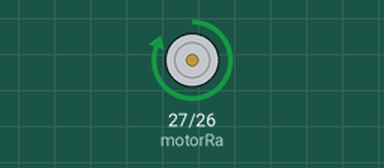
Recording of a sketch running on a simulated ESP32. Shown: motor-driver pin pairs drawn as motors (green arrow = first pin HIGH = forward, orange = second pin HIGH = backward, longer = more drive).

Above: at 1.0 s.
At 6.0 s:
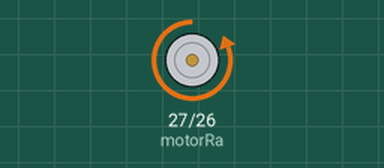
At 8.5 s:
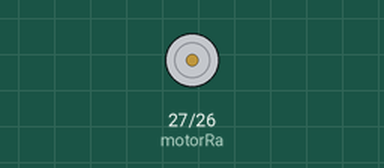
Timing chart, 0 to 13.0 s (numbered marks = the images above):
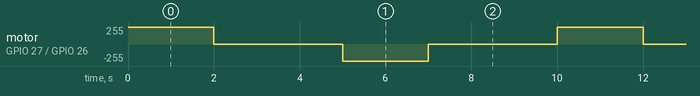

The sketch:

a_single_tyre_move.ino
```cpp
/*
Author : Muhammad Luqman
Date   : 16-9-2020
Lets start with Moving Just One TYRE
- Rotate tyre for 2 seconds in forward direction
- Stop it
- Rotate the tyre in reverse for 2 seconds
- Again Stop it
- Repeat the process


NOTE :
Rotating only one Tyre causes Robot to take a turn !!

*/


// Giving Names to Pins of ESP32 for better understanding ( if not use pins instead of names )
// Two pins for One DC Motor
#define motorRa 27
#define motorRb 26

void setup(){
  // Setting up how we will interact with the pins
  // two directional pins are set as output ( as these are signals going out from ESP32)

  pinMode(motorRa, OUTPUT);
  pinMode(motorRb, OUTPUT);
}

void loop(){
  // Forward
  digitalWrite(motorRa,HIGH);
  digitalWrite(motorRb,LOW);
  delay (2000);
  // Stop
  digitalWrite(motorRa,LOW);
  digitalWrite(motorRb,LOW);
  delay(3000);
  // Reverse
  digitalWrite(motorRa,LOW);
  digitalWrite(motorRb,HIGH);
  delay (2000);

  // Stoping
  digitalWrite(motorRa,LOW);
  digitalWrite(motorRb,LOW);
  delay(3000);
  }
```

Measured:
- by itself, motor on GPIO 27 (motorRa) / GPIO 26 (motorRb): repeats every 10.0 s: stopped 3.0 s, backward 255/255 2.0 s, stopped 3.0 s, forward 255/255 2.0 s
